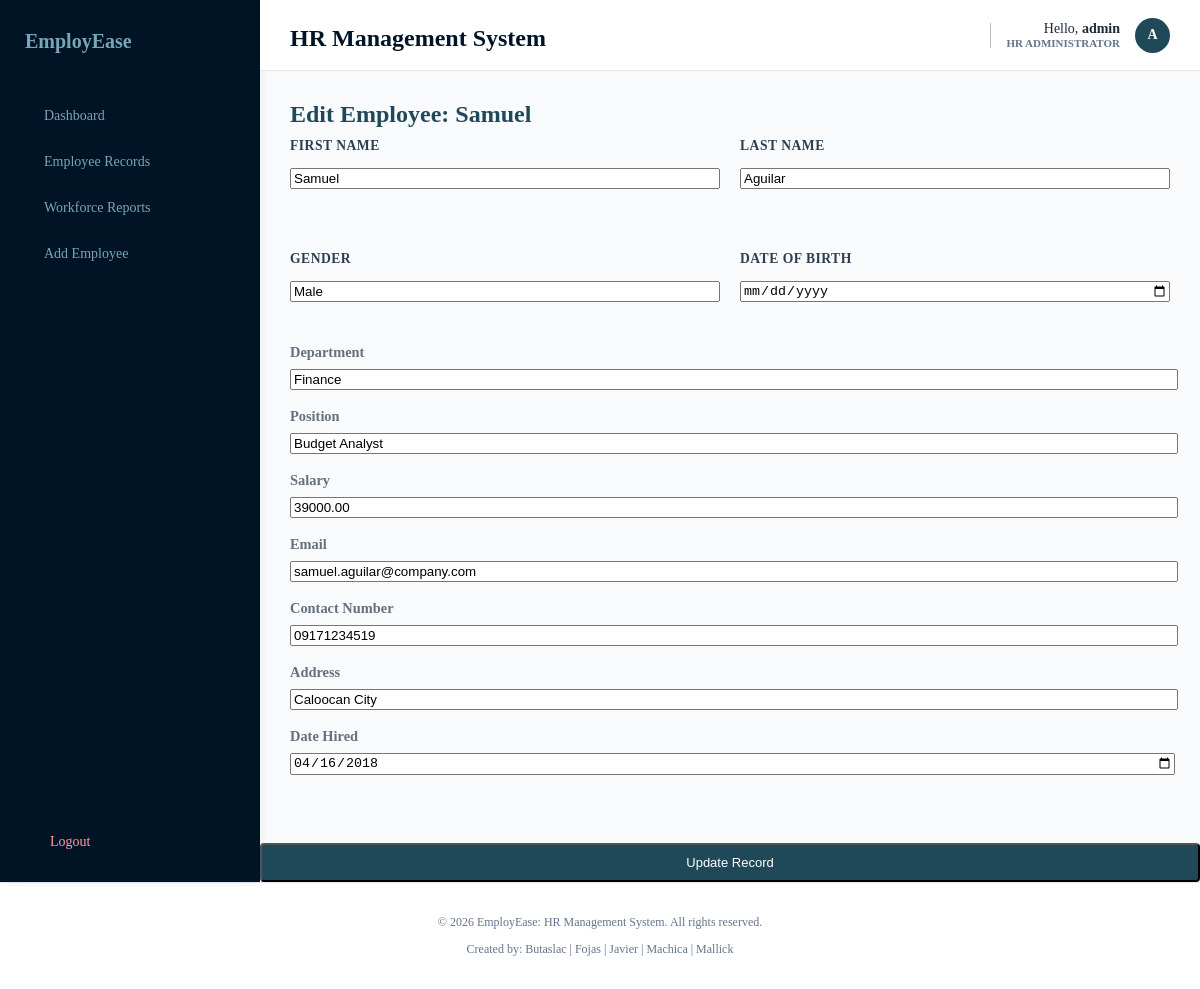
The page /dashboard/crud_system/updateEmployee.php?id=19 (signed in) on the database its author committed.
### tables this page shows
CREATE TABLE IF NOT EXISTS employees (
    employee_id INT AUTO_INCREMENT PRIMARY KEY,
    first_name VARCHAR(50) NOT NULL,
    last_name VARCHAR(50) NOT NULL,
    gender VARCHAR(10),
    birth_date DATE,
    department VARCHAR(50),
    position VARCHAR(70),
    salary DECIMAL(10,2),
    contact_number VARCHAR(20),
    email VARCHAR(100),
    address VARCHAR(255),
    date_hired DATE
);

### dashboard/crud_system/updateEmployee.php (the view, shortened to what this page needs)
<?php
    require_once '../../db.php';
    $id = intval($_GET['id']);
    $stmt = $conn->prepare("SELECT * FROM employees WHERE employee_id = ?");
    $stmt->bind_param("i", $id);
    $stmt->execute();
    $row = $stmt->get_result()->fetch_assoc();
?>
<!DOCTYPE html>
<html lang="en">
<head>
    <link rel="stylesheet" href="../../assets/style.css">
</head>
<body>
    <div class="dashboard-wrapper">
        <?php include('../../includes/sidebar.php'); ?>
        <main class="dashboard-main-content">
            <?php include('../../includes/header.php'); ?>
            <div class="directory-container">
                <h2>Edit Employee: <?php echo htmlspecialchars($row['first_name']); ?></h2>
                <form action="process_update.php" method="POST" class="styled-form">
                    <div class="form-grid" style="display: grid; grid-template-columns: 1fr 1fr; gap: 20px;">
                        <div>
                            <label>First Name</label>
                            <input type="text" name="firstname" value="<?php echo htmlspecialchars($row['first_name']); ?>" required style="width: 100%;"> <br><br>
                        </div>
                        <div>
                            <label>Last Name</label>
                            <input type="text" name="lastname" value="<?php echo htmlspecialchars($row['last_name']); ?>" required style="width: 100%;"> <br><br>
                        </div>
                        <div>
                            <label>Gender</label>
                            <input type="text" name="gender" value="<?php echo htmlspecialchars($row['gender']); ?>" style="width: 100%;"> <br><br>
                        </div>
                        <div>
                            <label>Date of Birth</label>
                            <input type="date" name="dob" value="<?php echo htmlspecialchars($row['date_of_birth'] ?? ''); ?>" style="width: 100%;"> <br><br>
                        </div>
                        </div>
                        <div>
                            <label>Department</label>
                            <input type="text" name="department" value="<?php echo htmlspecialchars($row['department']); ?>" style="width: 100%;"> <br><br>
                        </div>
                        <div>
                            <label>Position</label>
                            <input type="text" name="position" value="<?php echo htmlspecialchars($row['position'] ?? $row['POSITION'] ?? ''); ?>" style="width: 100%;"> <br><br>
                        </div>
                        <div>
                            <label>Salary</label>
                            <input type="number" step="0.01" name="salary" value="<?php echo $row['salary']; ?>" style="width: 100%;"> <br><br>
                        </div>
                        <div>
                            <label>Email</label>
                            <input type="email" name="email" value="<?php echo htmlspecialchars($row['email']); ?>" style="width: 100%;"> <br><br>
                        </div>
                        <div>
                            <label>Contact Number</label>
                            <input type="text" name="contact" value="<?php echo htmlspecialchars($row['contact_number']); ?>" style="width: 100%;"> <br><br>
                        </div>
                        <div>
                            <label>Address</label>
                            <input type="text" name="address" value="<?php echo htmlspecialchars($row['address']); ?>" style="width: 100%;"> <br><br>
                        </div>
                        <div>
                            <label>Date Hired</label>
                            <input type="date" name="date" value="<?php echo $row['date_hired']; ?>" style="width: 100%;"> <br><br>
                        </div>
                    </div>
                    <button type="submit" class="add-emp-btn" style="margin-top:20px; padding: 10px 20px;">Update Record</button>
            </div>
            <?php include('../../includes/footer.php'); ?>
</body>
</html>

### assets/style.css (style rules this page uses)
:root { --primary-color: #011425; --secondary-color: #1f4959; --accent-red: #e7412f; --bg-light: #78a6b9; --text-dark: #242424; --border-color: #dcdcdc; --font-family: Georgia, 'Times New Roman', Times, serif; --font-size: 16px; }
body { margin: 0; padding: 0; height: 100%; font-family: var(--font-family); background-color: #f8fafc; color: var(--text-dark); }
h2 { font-size: 1.5rem; color: var(--secondary-color); margin: 0 0 10px 0; font-weight: bold; }
label { display: block; margin-bottom: 8px; font-weight: bold; color: #666f80; font-size: 0.9rem; }
.add-emp-btn { background-color: var(--secondary-color); color: white !important; text-decoration: none; font-size: 13px; padding: 10px 20px; border-radius: 4px; transition: background-color 0.2s; }
.form-grid { display: grid; grid-template-columns: 1fr 1fr; gap: 20px; }
.form-grid > div { display: flex; flex-direction: column; gap: 6px; }
.form-grid label { font-weight: bold; color: #2c3e50; font-size: 0.85rem; text-transform: uppercase; letter-spacing: 0.5px; }
.form-grid input { width: 100%; box-sizing: border-box; }
.dashboard-wrapper { display: flex; min-height: 100vh; background-color: #f8fafc; }
.dashboard-main-content { flex: 1; display: flex; flex-direction: column; }
.directory-container { padding: 30px; }

### rows shown on the page
employees: first_name "Samuel", firstname "Samuel", lastname "Aguilar", gender "Male", department "Finance", position "Budget Analyst", salary "39000.00", email "samuel.aguilar@company.com", contact "09171234519", address "Caloocan City", date "04/16/2018"

### other values the page prints
$_SESSION['username'] "admin"
$user_initial "A"
